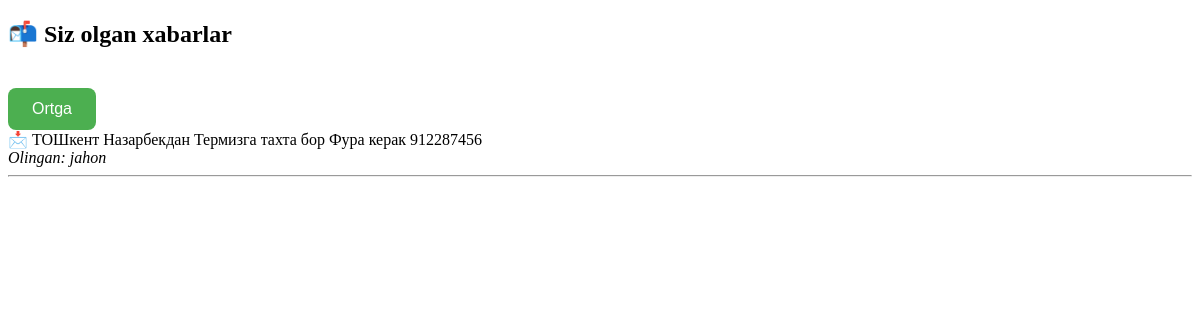
Screenshot of /my-messages/ (signed in) with the database file from the repository.
### account/models.py (models this page shows, shortened)
class MessageUser(models.Model):
    text = models.TextField()
    taken_by = models.ForeignKey(User, null=True, blank=True, on_delete=models.SET_NULL)
    created_at = models.DateTimeField(auto_now_add=True)

class User(models.Model):
    username = models.CharField(max_length=100, unique=True)
    password = models.CharField(max_length=255)
    def __str__(self):
        return self.username

### account/views.py (the view)
# urls.py: path('my-messages/', views.my_messages_view, name='my_messages'),
def my_messages_view(request):
    user_id = request.session.get('user_id')
    if not user_id:
        return redirect('login')
    my_messages = MessageUser.objects.filter(taken_by_id=user_id).order_by('-created_at')
    return render(request, 'my_messages.html', {'messages': my_messages})

### templates/my_messages.html (shortened to what this page needs)
<!DOCTYPE html>
<html lang="en">
<head>
</head>
<body>
    <h2>📬 Siz olgan xabarlar</h2>
    <a href="{% url 'show_last_message' %}"><button class="reload-btn" >Ortga</button></a>
    {% for msg in messages %}
        <div>
            📩 {{ msg.text }}<br>
            <i>Olingan: {{ msg.taken_by }}</i>
        </div>
        <hr>
    {% empty %}
        <p>Hozircha sizda xabarlar yo‘q.</p>
    {% endfor %}
</body>
</html>

### templates/my_messages.html (style rules this page uses)
.reload-btn { background-color: #4CAF50; color: white; padding: 12px 24px; font-size: 16px; border: none; border-radius: 8px; cursor: pointer; transition: background-color 0.3s ease; margin-top: 20px; }

### rows the page displays
MessageUser: text "ТОШкент Назарбекдан Термизга тахта бор Фура керак 912287456", taken_by "jahon"
